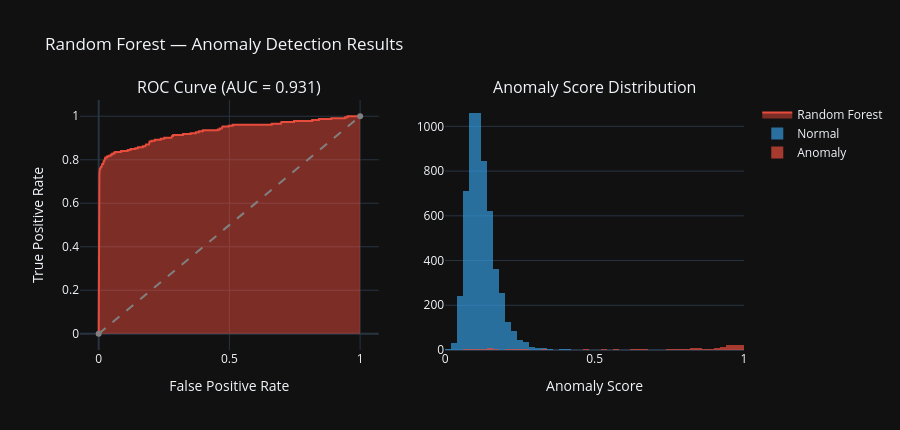

The notebook cell this image was saved under:
### Code cell
# ROC Curve — using Random Forest scores on test set
scores_test = rf.predict_proba(X_test)[:, 1]
fpr, tpr, _ = roc_curve(y_test, scores_test)

fig = make_subplots(rows=1, cols=2, subplot_titles=[
    f'ROC Curve (AUC = {auc_rf:.3f})',
    'Anomaly Score Distribution'
])

fig.add_trace(go.Scatter(x=fpr, y=tpr, fill='tozeroy',
    name='Random Forest', line=dict(color='#e74c3c')), row=1, col=1)
fig.add_trace(go.Scatter(x=[0,1], y=[0,1],
    line=dict(dash='dash', color='gray'),
    name='Random', showlegend=False), row=1, col=1)

for label, color, name in [(0,'#3498db','Normal'),(1,'#e74c3c','Anomaly')]:
    fig.add_trace(go.Histogram(
        x=scores_test[y_test==label], name=name,
        marker_color=color, opacity=0.7, nbinsx=60
    ), row=1, col=2)

fig.update_layout(height=430, template='plotly_dark',
    title='Random Forest — Anomaly Detection Results', barmode='overlay')
fig.update_xaxes(title_text='False Positive Rate', row=1, col=1)
fig.update_yaxes(title_text='True Positive Rate',  row=1, col=1)
fig.update_xaxes(title_text='Anomaly Score',       row=1, col=2)
fig.show()

### Figure 1 — Plotly figure (JSON) as saved in the notebook; plotly's stock layout.template omitted (floating-point values rounded to 4 significant figures; data arrays with more than 128 entries replaced by an {"elided": "..."} marker saying what was removed)
{"data": [{"fill": "tozeroy", "line": {"color": "#e74c3c"}, "name": "Random Forest", "type": "scatter", "x": {"elided": "138 float values"}, "xaxis": "x", "y": {"elided": "138 float values"}, "yaxis": "y"}, {"line": {"color": "gray", "dash": "dash"}, "name": "Random", "showlegend": false, "type": "scatter", "x": [0, 1], "xaxis": "x", "y": [0, 1], "yaxis": "y"}, {"marker": {"color": "#3498db"}, "name": "Normal", "nbinsx": 60, "opacity": 0.7, "type": "histogram", "x": {"elided": "5528 float values"}, "xaxis": "x2", "yaxis": "y2"}, {"marker": {"color": "#e74c3c"}, "name": "Anomaly", "nbinsx": 60, "opacity": 0.7, "type": "histogram", "x": {"elided": "232 float values"}, "xaxis": "x2", "yaxis": "y2"}], "layout": {"annotations": [{"font": {"size": 16}, "showarrow": false, "text": "ROC Curve (AUC = 0.931)", "x": 0.225, "xanchor": "center", "xref": "paper", "y": 1, "yanchor": "bottom", "yref": "paper"}, {"font": {"size": 16}, "showarrow": false, "text": "Anomaly Score Distribution", "x": 0.775, "xanchor": "center", "xref": "paper", "y": 1, "yanchor": "bottom", "yref": "paper"}], "barmode": "overlay", "height": 430, "title": {"text": "Random Forest — Anomaly Detection Results"}, "xaxis": {"anchor": "y", "domain": [0, 0.45], "title": {"text": "False Positive Rate"}}, "xaxis2": {"anchor": "y2", "domain": [0.55, 1], "title": {"text": "Anomaly Score"}}, "yaxis": {"anchor": "x", "domain": [0, 1], "title": {"text": "True Positive Rate"}}, "yaxis2": {"anchor": "x2", "domain": [0, 1]}}}
